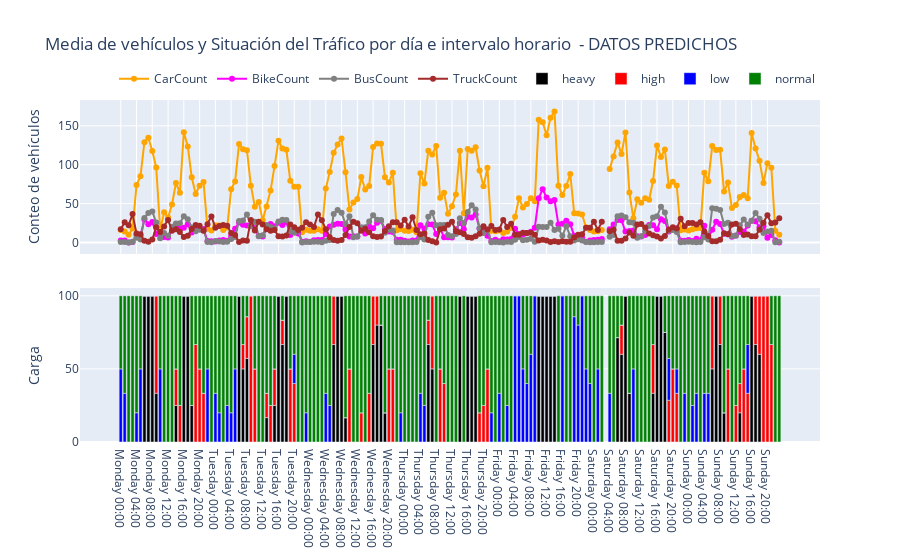

The notebook cell saved with this chart:
### Code cell
salida_xabier_garitano = pd.read_csv('C:\\KOPURU\\SALIDA\\Resultados_Xabier_Garitano.csv')

# Crear un DataFrame a partir de los datos
df = pd.DataFrame(salida_xabier_garitano, columns=["Time", "Day of the week", "CarCount", "BikeCount", "BusCount", "TruckCount", "Predicted Traffic Situation"])

# Convertir la columna "Time" a formato de hora
df["Time"] = pd.to_datetime(df["Time"], format='%I:%M:%S %p')

# Agrupar los datos por día de la semana y por intervalo de 4 horas
df["Day of the week"] = pd.Categorical(df["Day of the week"], categories=["Monday", "Tuesday", "Wednesday", "Thursday", "Friday", "Saturday", "Sunday"], ordered=True)
df["Hour"] = df["Time"].dt.floor('1H')
grouped = df.groupby(["Day of the week", "Hour"]).mean()
grouped_situation = df.groupby(["Day of the week", "Hour", "Predicted Traffic Situation"]).size().reset_index(name='Count')

# Agregar barras en la escala derecha para la situación de tráfico
pivot_data = grouped_situation.pivot(index=['Day of the week', 'Hour'], columns='Predicted Traffic Situation', values='Count')
pivot_data_percentage = pivot_data.div(pivot_data.sum(axis=1), axis=0) * 100

# Crear un gráfico con dos subtramas (una debajo de la otra)
fig = make_subplots(rows=2, cols=1, shared_xaxes=True, vertical_spacing=0.1)

# Definir colores para las barras de situación de tráfico
colors = {'low': 'blue', 'normal': 'green', 'high': 'red', 'heavy': 'black'}

# Definir colores para las líneas de conteo de vehículos
line_colors = {
    'CarCount': 'orange',  # Color para CarCount
    'BikeCount': 'magenta',  # Color para BikeCount
    'BusCount': 'grey',  # Color para BusCount
    'TruckCount': 'brown',  # Color para TruckCount
}

# Agregar la primera gráfica en la parte superior
for vehicle_type, color in line_colors.items():
    fig.add_trace(go.Scatter(
        x=grouped.index.get_level_values("Day of the week").astype(str) + ' ' + grouped.index.get_level_values("Hour").strftime('%H:%M'),
        y=grouped[vehicle_type],
        mode='lines+markers',
        name=vehicle_type,
        line=dict(color=color),
        showlegend=True 
    ), row=1, col=1)

# Configurar ejes y diseño de la primera gráfica
fig.update_yaxes(title_text="Conteo de vehículos", row=1, col=1)
fig.update_xaxes(showticklabels=False, row=1, col=1)

# Agregar la segunda gráfica en la parte inferior
for col in pivot_data_percentage.columns:
    fig.add_trace(go.Bar(
        x=pivot_data_percentage.index.map(lambda x: f"{x[0]} {x[1].strftime('%H:%M')}"),
        y=pivot_data_percentage[col],
        name=col,
        yaxis="y2",
        marker_color=colors[col],
        showlegend=True 
    ), row=2, col=1)

# Configurar ejes y diseño de la segunda gráfica
fig.update_xaxes(title_text="Conteo día intervalo", row=20, col=1)
fig.update_yaxes(title_text="Carga", secondary_y=False, row=2, col=1)

# Configurar leyendas y título de la figura
fig.update_layout(
    legend=dict(orientation="h", yanchor="bottom", y=1.02, xanchor="right", x=1),
    barmode='relative',
    title_text="Media de vehículos y Situación del Tráfico por día e intervalo horario  - DATOS PREDICHOS"
)

fig.show()

### Figure 1 — Plotly figure (JSON) as saved in the notebook; plotly's stock layout.template omitted (floating-point values rounded to 4 significant figures; data arrays with more than 128 entries replaced by an {"elided": "..."} marker saying what was removed)
{"data": [{"line": {"color": "orange"}, "mode": "lines+markers", "name": "CarCount", "showlegend": true, "type": "scatter", "x": {"elided": "168 str values"}, "xaxis": "x", "y": {"elided": "168 float values"}, "yaxis": "y"}, {"line": {"color": "magenta"}, "mode": "lines+markers", "name": "BikeCount", "showlegend": true, "type": "scatter", "x": {"elided": "168 str values"}, "xaxis": "x", "y": {"elided": "168 float values"}, "yaxis": "y"}, {"line": {"color": "grey"}, "mode": "lines+markers", "name": "BusCount", "showlegend": true, "type": "scatter", "x": {"elided": "168 str values"}, "xaxis": "x", "y": {"elided": "168 float values"}, "yaxis": "y"}, {"line": {"color": "brown"}, "mode": "lines+markers", "name": "TruckCount", "showlegend": true, "type": "scatter", "x": {"elided": "168 str values"}, "xaxis": "x", "y": {"elided": "168 float values"}, "yaxis": "y"}, {"marker": {"color": "black"}, "name": "heavy", "showlegend": true, "type": "bar", "x": {"elided": "168 str values"}, "xaxis": "x2", "y": {"elided": "168 float values"}, "yaxis": "y2"}, {"marker": {"color": "red"}, "name": "high", "showlegend": true, "type": "bar", "x": {"elided": "168 str values"}, "xaxis": "x2", "y": {"elided": "168 float values"}, "yaxis": "y2"}, {"marker": {"color": "blue"}, "name": "low", "showlegend": true, "type": "bar", "x": {"elided": "168 str values"}, "xaxis": "x2", "y": {"elided": "168 float values"}, "yaxis": "y2"}, {"marker": {"color": "green"}, "name": "normal", "showlegend": true, "type": "bar", "x": {"elided": "168 str values"}, "xaxis": "x2", "y": {"elided": "168 float values"}, "yaxis": "y2"}], "layout": {"barmode": "relative", "legend": {"orientation": "h", "x": 1, "xanchor": "right", "y": 1.02, "yanchor": "bottom"}, "title": {"text": "Media de vehículos y Situación del Tráfico por día e intervalo horario  - DATOS PREDICHOS"}, "xaxis": {"anchor": "y", "domain": [0, 1], "matches": "x2", "showticklabels": false}, "xaxis2": {"anchor": "y2", "domain": [0, 1]}, "yaxis": {"anchor": "x", "domain": [0.55, 1], "title": {"text": "Conteo de vehículos"}}, "yaxis2": {"anchor": "x2", "domain": [0, 0.45], "title": {"text": "Carga"}}}}
